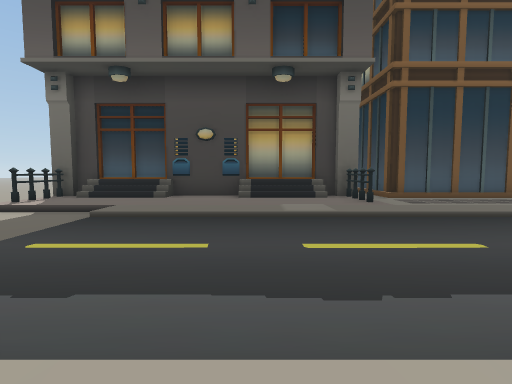
view 1 (above)

24 first-person views from a walk through a Unity game level. The camera is 1.4 m above the floor, tilts 4° down and sees 85° across. The floor is counted in squares, 2 m on a side. Each view is taken from the middle of a square. On the plan, view 1 faces up. The plan holds only what a view shows up to about 9 squares ahead; the rest is blank. The place goes on beyond the plan.

view 2
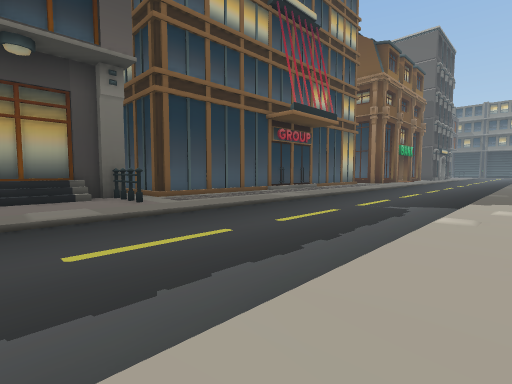

view 3
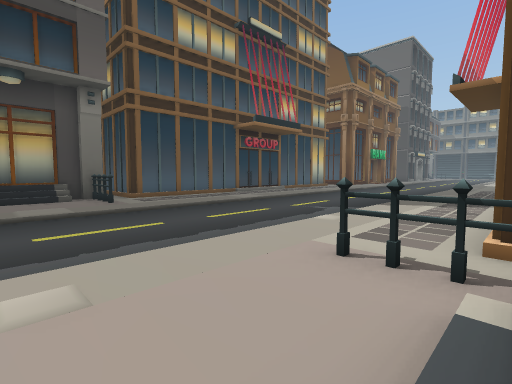

view 4
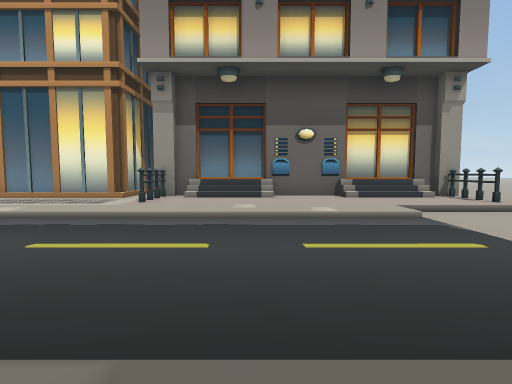

view 5
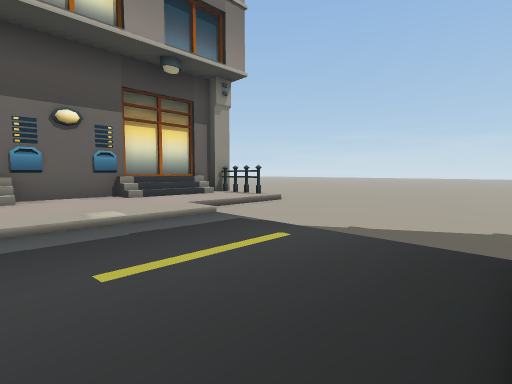

view 6
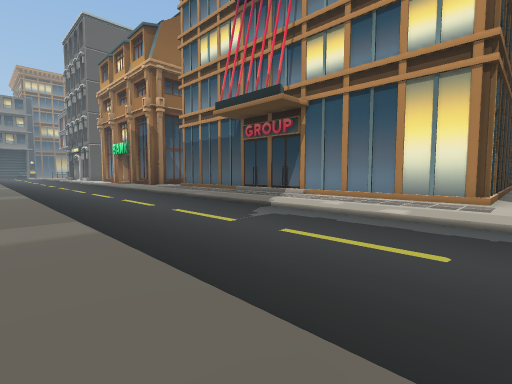

view 7
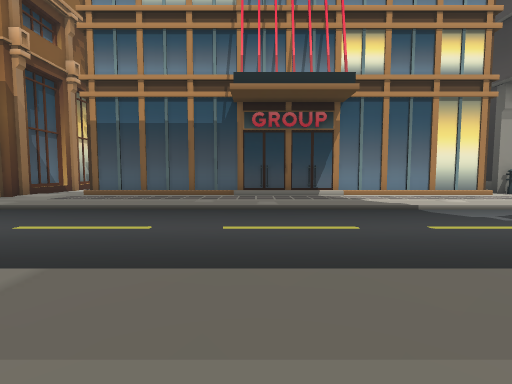

view 8
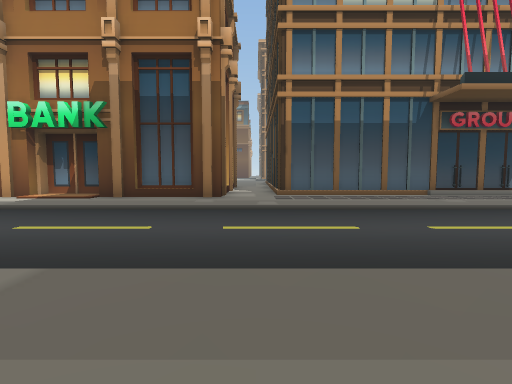

view 9
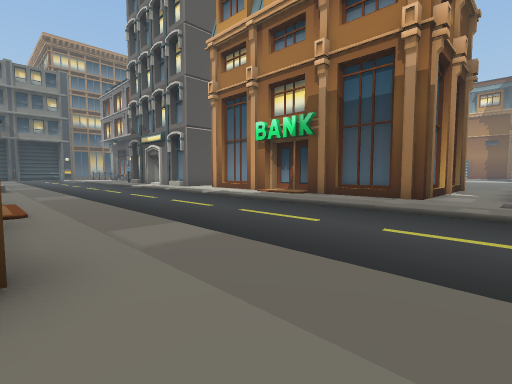

view 10
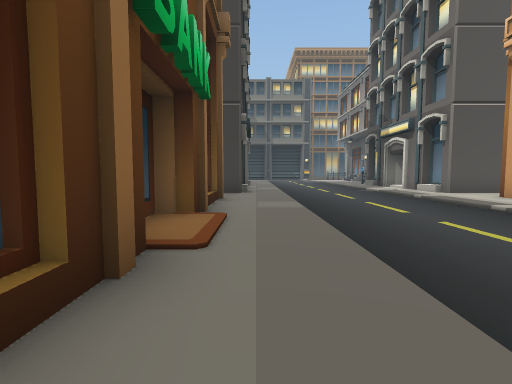

view 11
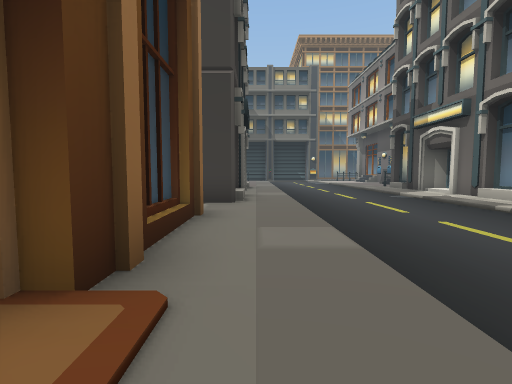

view 12
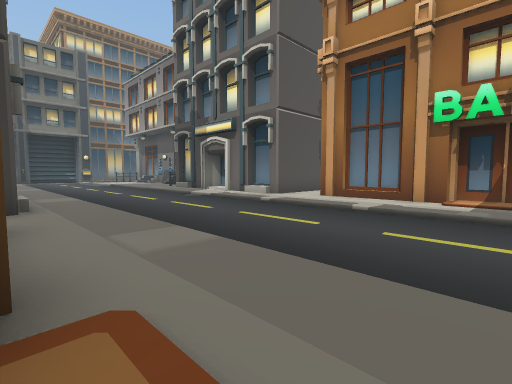

view 13
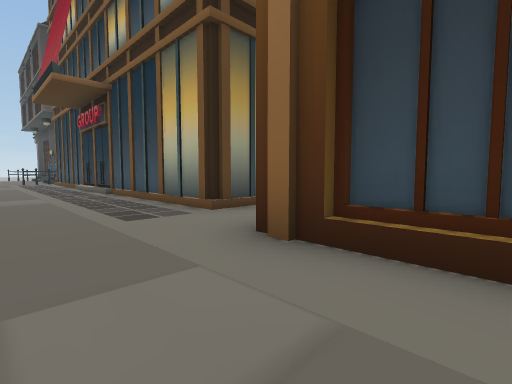

view 14
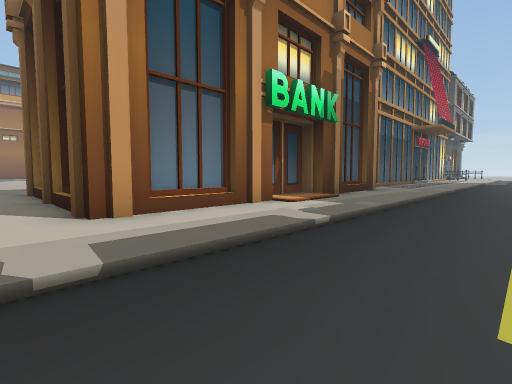

view 15
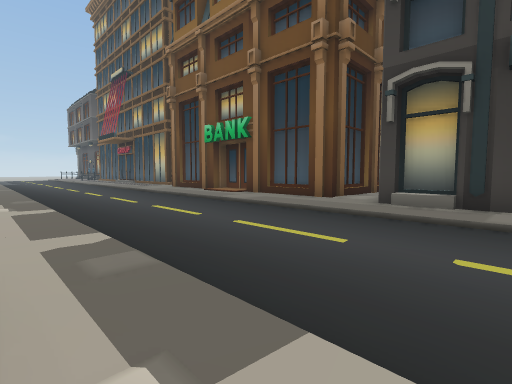

view 16
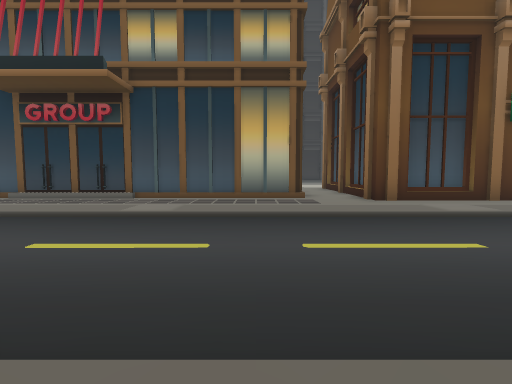

view 17
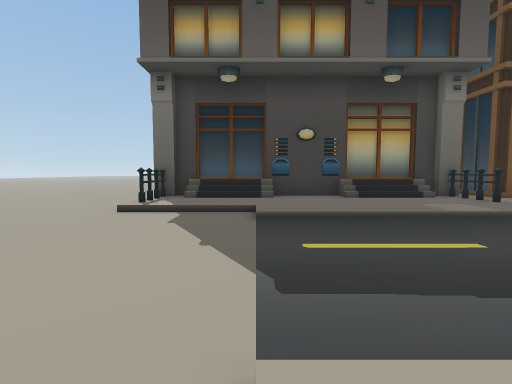

view 18
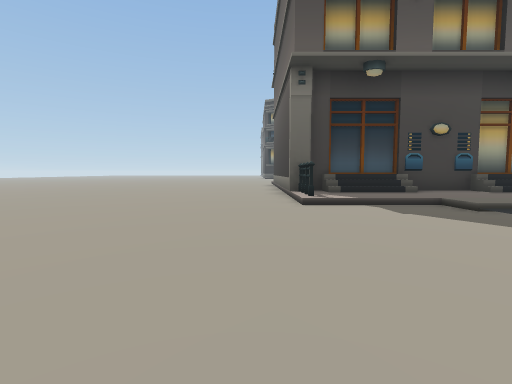

view 19
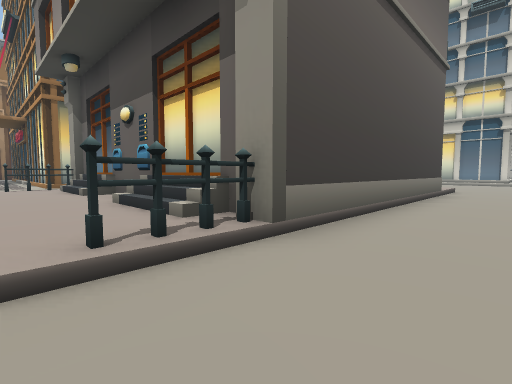

view 20
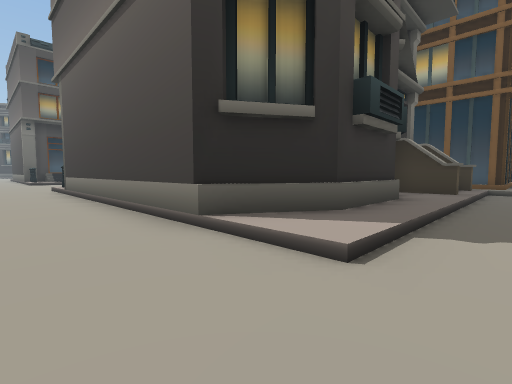

view 21
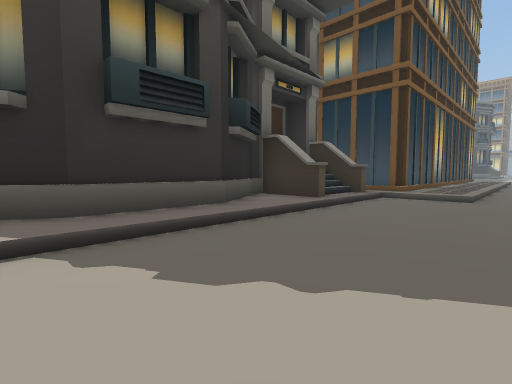

view 22
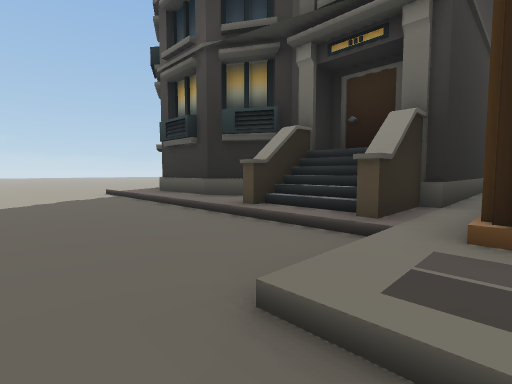

view 23
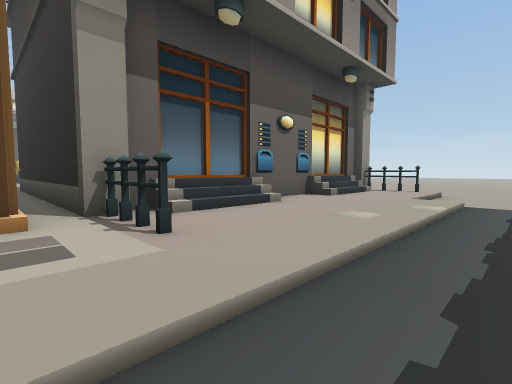

view 24
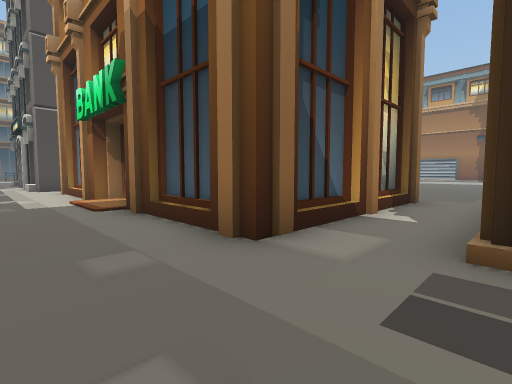

### Floor plan
Key: @ floor where view 1 was taken; # wall or solid block; . main floor; : floor 0.25 m higher than the main floor; / step, stairs or slope; ^ raised ledge; B building.
Columns run from 9 left of view 1 to 31 right of it. Each row starts with its distance up from view 1.
  9 ...######### B           B B        B
  8 ...##//:://##BBBBBBBBBBBBB B   BB   B
  7 ...#://:::::#       :    ::BBBB: BBBB BBB
  6 ...////::::::::::::::::::::::::::::::::::
  5 ......///////////////////////////////////
  4 .........................................
  3 .........................................
  2 .........................................
  1 ......///////////////////////////////////
  0  ..////::@:::::::::::::::::::::::::::::::
 -1  ..#://:::::#              BBBB  BBBB BBB
 -2  ..##//:://##BBBBBBBBBBBBB B   BB   B
 -3  ..#^######^^B           B B        B
 -4  ..#        ^B           B B        B
 -5  ..#        ^B           B B        B
 -6  ..#        ^B           B B        B
 -7  ..#        ^            B
 -8  ..#        ^
 -9  ..#      ##^             /.
-10  ..^#   ##//#B            /.
-11  ../:^#^:#//#B
-12  ..//////////BBB
-13  .........../
-14   ..........//
-15     ..........

Where each view was taken, in squares from view 1:
view 1: 0 up, 0 right, facing up
view 2: 0 up, 0 right, facing up-right
view 3: 2 down, 0 right, facing up-right
view 4: 6 up, 0 right, facing down
view 5: 5 up, 0 right, facing down-left
view 6: 6 up, 3 right, facing down-right
view 7: 7 up, 11 right, facing down
view 8: 7 up, 17 right, facing down
view 9: 7 up, 16 right, facing down-right
view 10: 6 up, 19 right, facing right
view 11: 6 up, 22 right, facing right
view 12: 7 up, 22 right, facing down-right
view 13: 5 up, 20 right, facing up-left
view 14: 3 up, 28 right, facing down-left
view 15: 0 up, 31 right, facing up-left
view 16: 0 up, 15 right, facing up
view 17: 0 up, 3 left, facing up
view 18: 0 up, 7 left, facing up
view 19: 0 up, 8 left, facing down-right
view 20: 13 down, 8 left, facing up-right
view 21: 15 down, 5 left, facing up-right
view 22: 15 down, 4 right, facing up-left
view 23: 2 up, 4 right, facing down-left
view 24: 1 up, 16 right, facing down-right
